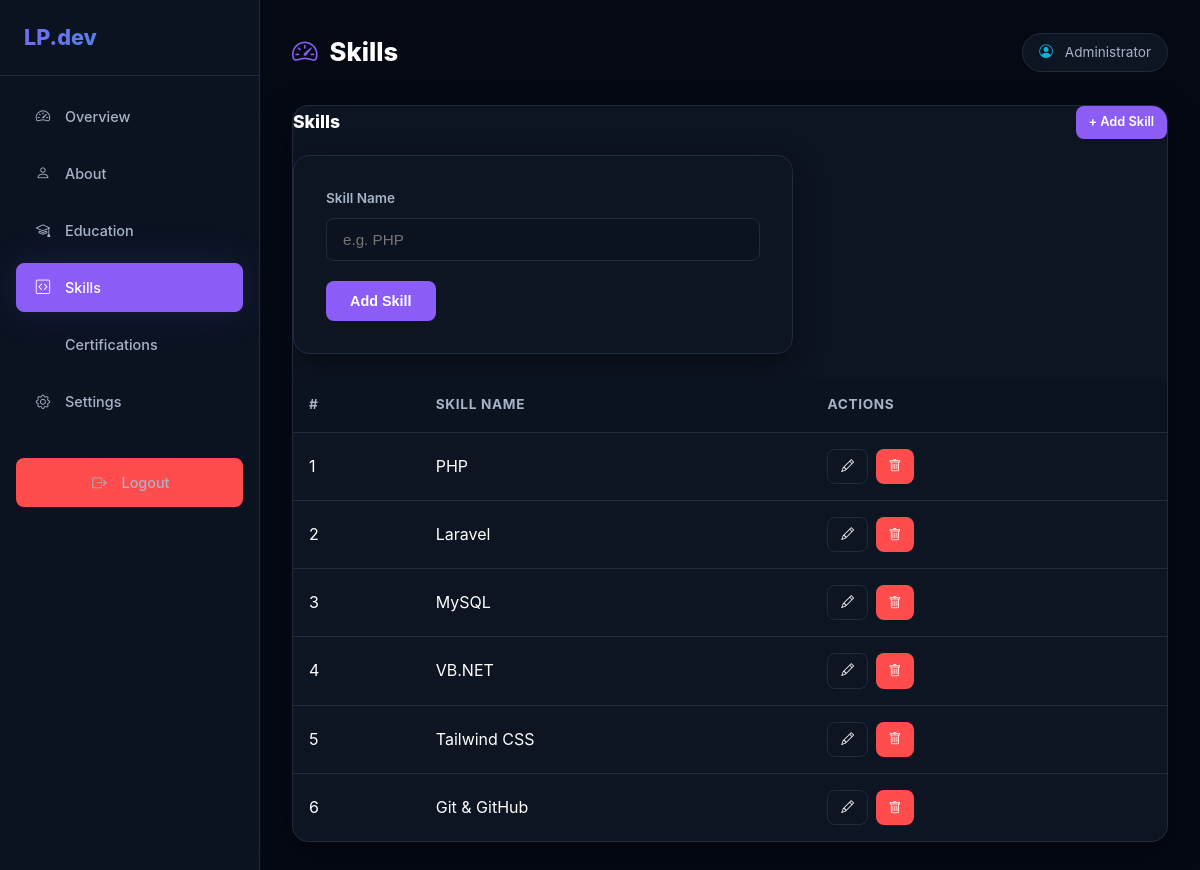
Page /admin/skills.php (signed in) on the committed database.
### tables this page shows
CREATE TABLE `website_settings` (
  `id` int(11) NOT NULL AUTO_INCREMENT,
  `logo_text` varchar(50) NOT NULL DEFAULT 'LP.dev',
  `footer_text` varchar(255) NOT NULL DEFAULT 'Â© 2026 Laurence Andrew B. Perlas. All Rights Reserved.',
  `footer_subtext` varchar(255) NOT NULL DEFAULT 'Built with PHP, MySQL, HTML, CSS & JavaScript.',
  `site_name` varchar(100) NOT NULL DEFAULT 'Laurence Portfolio',
  `updated_at` timestamp NOT NULL DEFAULT current_timestamp() ON UPDATE current_timestamp(),
  PRIMARY KEY (`id`)
);

CREATE TABLE `skills` (
  `id` int(11) NOT NULL AUTO_INCREMENT,
  `name` varchar(100) NOT NULL,
  `sort_order` int(11) NOT NULL DEFAULT 0,
  `created_at` timestamp NOT NULL DEFAULT current_timestamp(),
  `updated_at` timestamp NOT NULL DEFAULT current_timestamp() ON UPDATE current_timestamp(),
  PRIMARY KEY (`id`)
);

### includes/functions.php (called while the page is built, shortened)
<?php
require_once __DIR__ . '/../config.php';
if (!function_exists('getSettings')) {
    function getSettings(PDO $pdo): array {
        $stmt = $pdo->query("SELECT * FROM website_settings LIMIT 1");
        return $stmt->fetch() ?: [];
    }
}

### config.php (called while the page is built, shortened)
<?php
if (!function_exists('h')) {
    function h(string $value = null): string {
        return htmlspecialchars((string)$value, ENT_QUOTES | ENT_HTML5, 'UTF-8');
    }
}

### includes/auth.php (called while the page is built, shortened)
<?php
require_once __DIR__ . '/../config.php';
if (!function_exists('isLoggedIn')) {
    function isLoggedIn(): bool {
        return !empty($_SESSION['admin_id']);
    }
}
if (!function_exists('getCurrentAdmin')) {
    function getCurrentAdmin(PDO $pdo): ?array {
        $stmt = $pdo->prepare("SELECT id, username, full_name FROM admins WHERE id = ?");
        $stmt->execute([$_SESSION['admin_id']]);
        return $stmt->fetch();
    }
}

### admin/skills.php (the view, shortened to what this page needs)
<?php
require_once __DIR__ . '/header.php';
$message = ''; $messageType = 'success'; $editId = null; $editRow = null;
$skills = $pdo->query("SELECT * FROM skills ORDER BY sort_order ASC, id ASC")->fetchAll();
?>
    <div class="table-wrap">
        <div style="display:flex; justify-content:space-between; align-items:center; margin-bottom:1rem; flex-wrap:wrap; gap:1rem;">
            <h3 style="font-size:1.1rem; font-weight:800; color:var(--text-main);">Skills</h3>
            <a href="skills.php<?= $editId ? '' : '?add=1' ?>" class="btn btn-sm" style="<?= $editId ? 'display:none' : '' ?>"><?= $editId ? '' : '+ Add Skill' ?></a>
        </div>
        <div class="form-card" style="margin-bottom:1.5rem; max-width:500px;">
            <form method="POST" action="">
                <div class="form-group">
                    <label>Skill Name</label>
                    <input type="text" name="name" value="<?= h($editRow['name'] ?? '') ?>" required placeholder="e.g. PHP">
                </div>
                <button type="submit" class="btn"><?= $editId ? 'Update Skill' : 'Add Skill' ?></button>
            </form>
        </div>
        <table>
            <thead>
                <tr>
                    <th>#</th>
                    <th>Skill Name</th>
                    <th class="actions-cell">Actions</th>
                </tr>
            </thead>
            <tbody>
                <?php foreach ($skills as $s): ?>
                <tr>
                    <td><?= (int)$s['id'] ?></td>
                    <td><?= h($s['name']) ?></td>
                    <td class="actions-cell">
                        <div class="btn-group">
                            <a href="skills.php?edit=<?= (int)$s['id'] ?>" class="btn btn-sm btn-outline" title="Edit"><i class="bi bi-pencil"></i></a>
                            <button onclick="return confirmDeleteSkill(this, 'Delete this skill?')" class="btn btn-sm btn-danger" title="Delete"><i class="bi bi-trash"></i></button>
                        </div>
                    </td>
                </tr>
                <?php endforeach; ?>
            </tbody>
        </table>
    </div>
<?php require_once __DIR__ . '/footer.php'; ?>

### admin/header.php (shortened to what this page needs)
<?php
require_once __DIR__ . '/../includes/auth.php';
require_once __DIR__ . '/../includes/functions.php';
require_once __DIR__ . '/../config/database.php';
require_once __DIR__ . '/../config.php';
$admin = getCurrentAdmin($pdo);
$settings = getSettings($pdo);
?>
<!DOCTYPE html>
<html lang="en">
<head>
    <link rel="stylesheet" href="../assets/css/style.css">
    <link rel="stylesheet" href="https://cdn.jsdelivr.net/npm/bootstrap-icons@1.11.3/font/bootstrap-icons.min.css">
</head>
<body>
<div class="admin-wrap">
    <aside class="admin-sidebar" id="adminSidebar">
        <div class="brand"><?= h($settings['logo_text'] ?? 'LP.dev') ?></div>
        <nav>
            <ul>
                <li><a href="index.php" class="<?= basename($_SERVER['PHP_SELF']) === 'index.php' ? 'active' : '' ?>"><i class="bi bi-speedometer2"></i> Overview</a></li>
                <li><a href="about.php" class="<?= basename($_SERVER['PHP_SELF']) === 'about.php' ? 'active' : '' ?>"><i class="bi bi-person"></i> About</a></li>
                <li><a href="education.php" class="<?= basename($_SERVER['PHP_SELF']) === 'education.php' ? 'active' : '' ?>"><i class="bi bi-mortarboard"></i> Education</a></li>
                <li><a href="skills.php" class="<?= basename($_SERVER['PHP_SELF']) === 'skills.php' ? 'active' : '' ?>"><i class="bi bi-code-square"></i> Skills</a></li>
                <li><a href="certifications.php" class="<?= basename($_SERVER['PHP_SELF']) === 'certifications.php' ? 'active' : '' ?>"><i class="bi bi-diploma"></i> Certifications</a></li>
                <li><a href="settings.php" class="<?= basename($_SERVER['PHP_SELF']) === 'settings.php' ? 'active' : '' ?>"><i class="bi bi-gear"></i> Settings</a></li>
                <li style="margin-top:2rem;"><a href="logout.php" class="btn-logout" style="width:100%; justify-content:center;"><i class="bi bi-box-arrow-right"></i> Logout</a></li>
            </ul>
        </nav>
    </aside>
    <main class="admin-main">
        <div class="admin-header">
            <div>
                <h1><i class="bi bi-speedometer2"></i><?= ucfirst(str_replace('.php', '', basename($_SERVER['PHP_SELF']))) ?></h1>
            </div>
            <div class="user-chip">
                <i class="bi bi-person-circle"></i>
                <span><?= h($admin['full_name'] ?? $admin['username']) ?></span>
            </div>
        </div>

### assets/css/style.css (style rules this page uses)
* { margin: 0; padding: 0; box-sizing: border-box; }
:root { --bg-main: #050914; --bg-secondary: #0B1220; --bg-card: #0D1422; --primary: #7775FF; --primary-glow: rgba(119, 117, 255, 0.35); --secondary: #00D9FF; --text-main: #FFFFFF; --text-secondary: #A6B4C8; --border: #202C3D; --success: #00D9FF; --danger: #FF4D4D; --warning: #F5A623; --radius: 16px; --radius-sm: 8px; --transition: 0.35s cubic-bezier(0.4, 0, 0.2, 1); --shadow: 0 10px 30px rgba(0, 0, 0, 0.4); --shadow-glow: 0 0 40px rgba(119, 117, 255, 0.15); }
html { scroll-behavior: smooth; }
body { background: var(--bg-main); color: var(--text-main); font-family: 'Segoe UI', Inter, -apple-system, BlinkMacSystemFont, 'Roboto', sans-serif; line-height: 1.6; min-height: 100vh; overflow-x: hidden; }
a { text-decoration: none; color: inherit; }
ul { list-style: none; }
body { background: radial-gradient(ellipse at top, #0d1630 0%, #050914 60%); }
body { font-family: 'Inter', 'Segoe UI', sans-serif; }
:root { --primary: #8B5CF6; --secondary: #06B6D4; --primary-glow: rgba(139,92,246,0.4); }

### rows in the picture
website_settings: logo_text "LP.dev"
skills: id "1", name "PHP"
skills: id "2", name "Laravel"
skills: id "3", name "MySQL"
skills: id "4", name "VB.NET"
skills: id "5", name "Tailwind CSS"
skills: id "6", name "Git & GitHub"

### other values in the picture
str_replace('.php', '', basename($_SERVER['PHP_SELF'])) "Skills"
$admin['full_name'] "Administrator"
